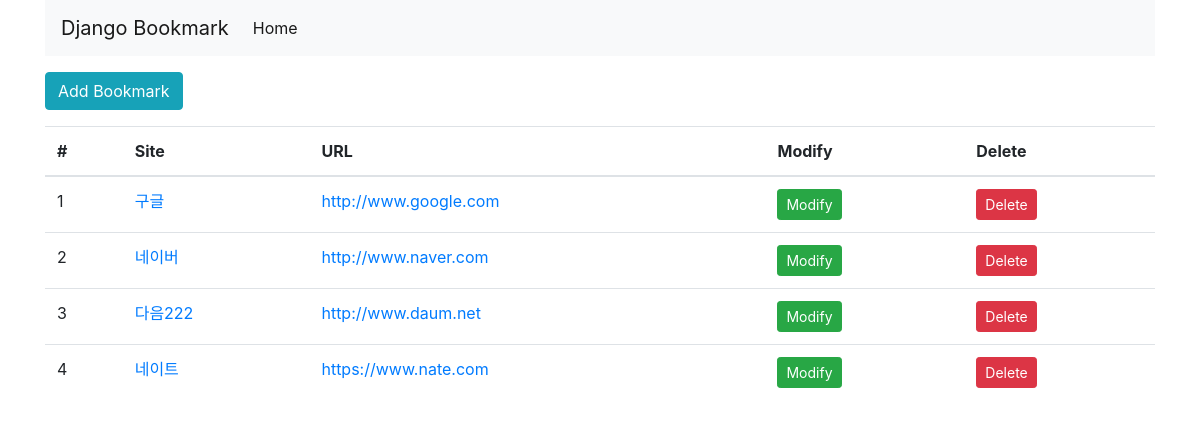
Before: /bookmark/ with the older database file.
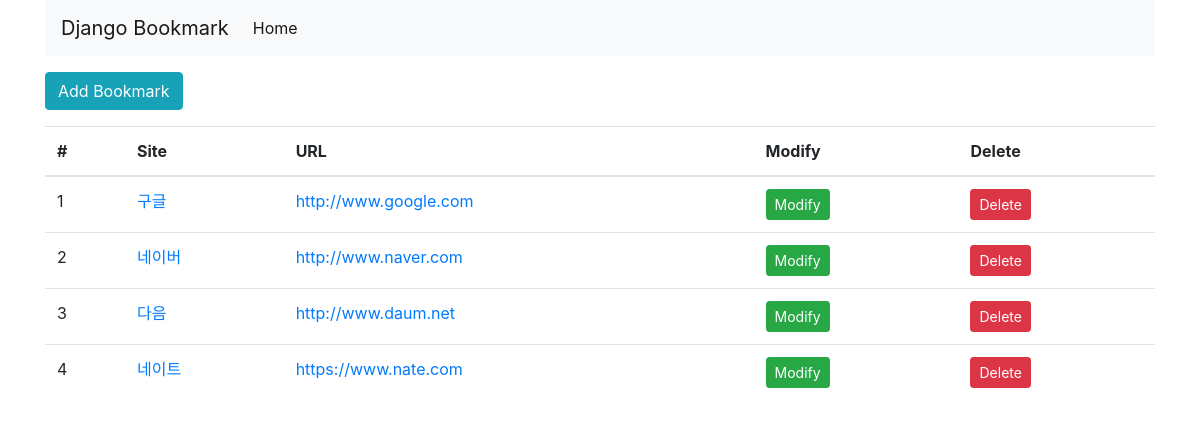
After: the same page with the newer database file.
### bookmark/models.py (models this page shows, shortened)
class Bookmark(models.Model):
    site_name = models.CharField(max_length=100)
    url = models.URLField('Site URL')

### bookmark/views.py (the view)
# urls.py: path('', BookmarkListView.as_view(), name='list'),
class BookmarkListView(ListView):
    model = Bookmark

### bookmark/templates/bookmark/bookmark_list.html (shortened to what this page needs)
<!DOCTYPE html>
<html lang="en">
<head>
</head>
<body>
     {% extends 'base.html' %}
    {% block content %}
        <div class="btn-group">
            <a href="{% url 'add' %}" class="btn btn-info">Add Bookmark</a>
        </div>
        <table class="table">
            <thread>
                <tr>
                    <th scope="col">#</th>
                    <th scope="col">Site</th>
                    <th scope="col">URL</th>
                    <th scope="col">Modify</th>
                    <th scope="col">Delete</th>
                </tr>
            </thread>
            <tbody>
                {% for bookmark in object_list %}
                    <tr>
                        <td>{{forloop.counter}}</td>
                        <td><a href="{% url 'detail' pk=bookmark.id %}">{{bookmark.site_name}}</a></td>
                        <td><a href="{{bookmark.url}}"
target="_blank">{{bookmark.url}}</a></td>
                        <td><a href="{% url 'update' pk=bookmark.id %}" class="btn btn-success btn-sm">Modify</a></td>
                        <td><a href="{% url 'delete' pk=bookmark.id %}" class="btn btn-danger btn-sm">Delete</a></td>
                    </tr>
                {% endfor %}
            </tbody>
        </table>
    {% endblock %}

### bookmark/templates/base.html (shortened to what this page needs)
<!DOCTYPE html>
<html lang="en">
<head>
    <link rel="stylesheet" href="https://stackpath.bootstrapcdn.com/bootstrap/4.4.1/css/bootstrap.min.css">
    {% load static %}
    <link rel="stylesheet" href="{% static 'style.css' %}">
</head>
<body>
    <div class="container">
        <nav class="navbar navbar-expand-lg navbar-light bg-light">
            <a class="navbar-brand" href="#">Django Bookmark</a>
            <div class="collapse navbar-collapse" id="navbarSupportedContent">
                <ul class="navbar-nav mr-auto">
                    <li class="nav-item active">
                        <a class="nav-link" href="#">Home<span class="sr-only">(current)</span></a>
                    </li>
                </ul>
            </div>
        </nav>
            <div class="row">
                <div class="col">
                   {% block content %}
                    {% endblock %}
                </div>
            </div>
    </div>
</body>
</html>

### bookmark/static/style.css (style rules this page uses)
body { width:100%; }

Changed rows visible on the page:
changed Bookmark "http://www.daum.net": site_name "다음222" → "다음"
